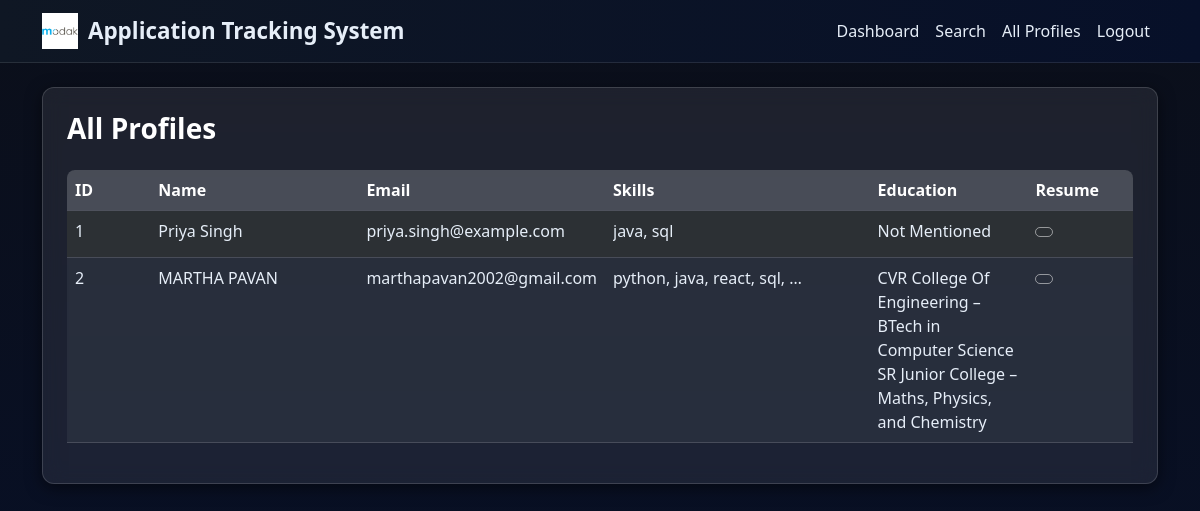
/results (signed in), run on an earlier commit of the app's database.
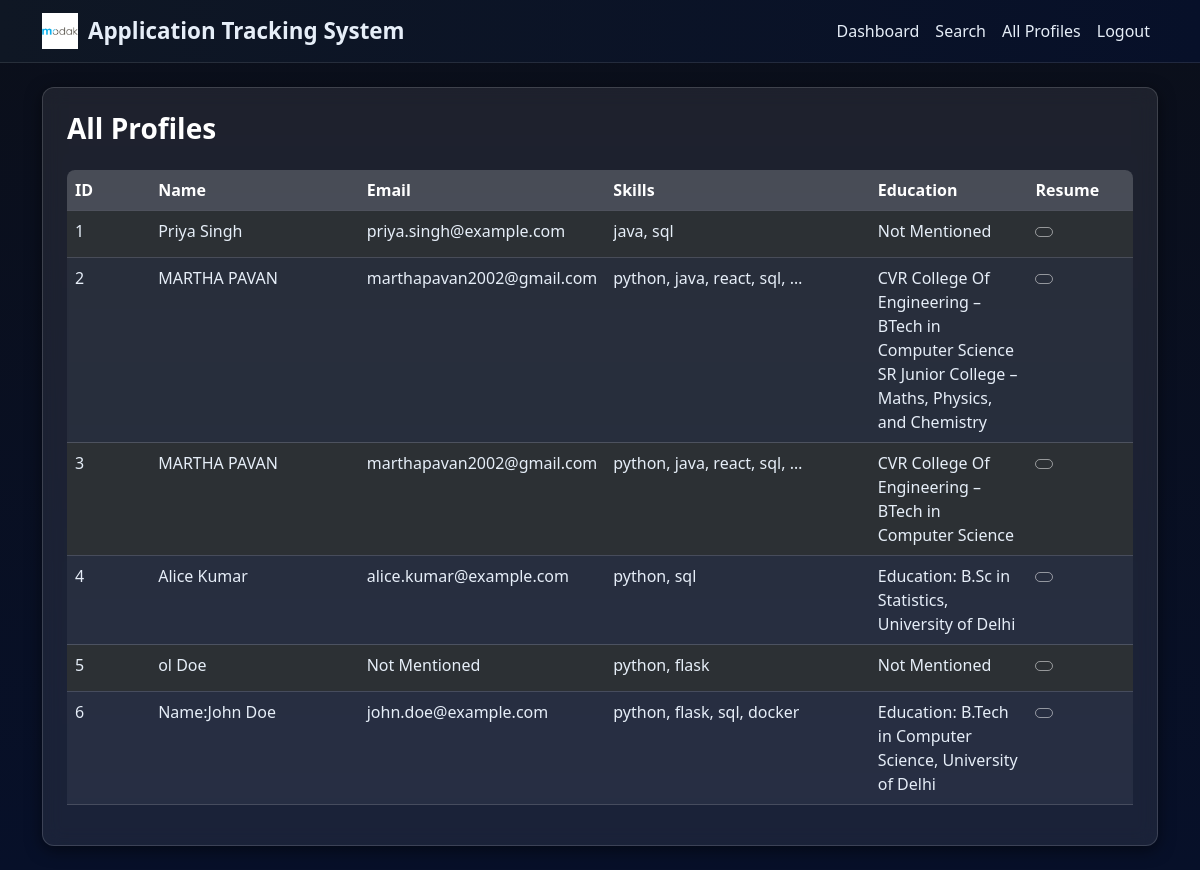
And on a later commit of the database.
### models.py (models this page shows, shortened)
class Resume(db.Model):
    id = db.Column(db.Integer, primary_key=True)
    name = db.Column(db.String(200))
    email = db.Column(db.String(200))
    education = db.Column(db.Text)
    skills = db.Column(db.Text)
    experience = db.Column(db.Text)
    resume_file = db.Column(db.String(300))
    raw_text = db.Column(db.Text)

### app.py (the view)
@app.route('/results')
@login_required
def results_page():
    candidates = Resume.query.all()
    return render_template('results.html', candidates=candidates)

### app.py (called while the page is built)
@login_manager.user_loader
def load_user(user_id):
    return User.query.get(int(user_id))

### templates/results.html (shortened to what this page needs)
{% extends 'base.html' %}
{% block content %}
<div class="row">
  <div class="col-12">
    <div class="card shadow-lg">
      <div class="card-body p-4">
        <h3 class="card-title mb-4">
           All Profiles
        </h3>
        <div class="table-responsive">
          <table class="table table-dark table-striped table-hover">
            <thead class="table-dark">
              <tr>
                <th scope="col" style="width: 8%;">ID</th>
                <th scope="col" style="width: 20%;">Name</th>
                <th scope="col" style="width: 22%;">Email</th>
                <th scope="col" style="width: 25%;">Skills</th>
                <th scope="col" style="width: 15%;">Education</th>
                <th scope="col" style="width: 10%;">Resume</th>
              </tr>
            </thead>
            <tbody>
              {% for c in candidates %}
              <tr>
                <td>{{ c.id }}</td>
                <td>{{ c.name or 'Not Mentioned' }}</td>
                <td>{{ c.email or 'Not Mentioned' }}</td>
                <td>
                  <span class="text-truncate d-inline-block" style="max-width: 200px;">
                    {{ c.skills or 'Not Mentioned' }}
                  </span>
                </td>
                <td>{{ c.education or 'Not Mentioned' }}</td>
                <td>
                  <a class="btn btn-sm btn-outline-light" href="/static/uploads/{{ c.resume_file }}"
                    title="Download {{ c.name or 'Resume' }}">
                  </a>
                </td>
              </tr>
              {% endfor %}
            </tbody>
          </table>
        </div>
      </div>
    </div>
  </div>
</div>
{% endblock %}

### templates/base.html (shortened to what this page needs)
<!DOCTYPE html>
<html lang="en">
<head>
  <link href="https://cdn.jsdelivr.net/npm/bootstrap@5.3.2/dist/css/bootstrap.min.css" rel="stylesheet" />
  <link href="{{ url_for('static', filename='css/styles.css') }}" rel="stylesheet" />
</head>
<body class="bg-dark text-light">
  <nav class="navbar navbar-expand-lg" style="background: linear-gradient(90deg,#0f1724,#071029);">
    <div class="container">
      <a class="navbar-brand d-flex align-items-center" href="/">
        <img alt="Modak" src="{{ url_for('static', filename='img/modak_logo.png') }}"
          style="height:36px; margin-right:10px;" />
        Application Tracking System
      </a>
      <div class="collapse navbar-collapse" id="navMenu">
        <ul class="navbar-nav ms-auto">
          {% if current_user.is_authenticated %}
          <li class="nav-item">
            <a class="nav-link text-light" href="/dashboard">Dashboard</a>
          </li>
          <li class="nav-item">
            <a class="nav-link text-light" href="/search">Search</a>
          </li>
          <li class="nav-item">
            <a class="nav-link text-light" href="/results">All Profiles</a>
          </li>
          <li class="nav-item">
            <a class="nav-link text-light" href="/logout">Logout</a>
          </li>
          {% endif %}
        </ul>
      </div>
    </div>
  </nav>
  <div class="container py-4">
    {% block content %}{% endblock %}
  </div>
</body>
</html>

### static/css/styles.css (style rules this page uses)
body { background: linear-gradient(180deg, #0b0f1a, #071029) !important; color: #e6eef8 !important; font-family: 'Segoe UI', Roboto, Arial, sans-serif; min-height: 100vh; }
.container { position: relative; }
.card { border-radius: 12px !important; background: rgba(255, 255, 255, 0.08) !important; border: 1px solid rgba(255, 255, 255, 0.15) !important; box-shadow: 0 4px 16px rgba(0, 0, 0, 0.5) !important; backdrop-filter: blur(10px); }
.btn-outline-light { border-color: rgba(255, 255, 255, 0.5) !important; color: #e6eef8 !important; background: transparent !important; border-radius: 8px !important; transition: all 0.3s ease; }
.btn-sm { border-radius: 6px !important; }
.navbar { background: linear-gradient(90deg, #0f1724, #071029) !important; backdrop-filter: blur(10px); border-bottom: 1px solid rgba(255, 255, 255, 0.1); }
.navbar-brand { color: #e6eef8 !important; font-weight: bold; font-size: 1.4rem; }
.nav-link { color: rgba(230, 238, 248, 0.8) !important; transition: color 0.3s ease; }
.navbar-brand img { height: 36px; margin-right: 10px; }
.table-dark { background: rgba(255, 255, 255, 0.05) !important; color: #e6eef8 !important; }
.table-dark th, .table-dark td { border-color: rgba(255, 255, 255, 0.15) !important; background: transparent !important; color: #e6eef8 !important; }
.table-dark thead th { background: rgba(255, 255, 255, 0.1) !important; color: #fff !important; font-weight: 600; }
.table-striped>tbody>tr:nth-of-type(odd)>td { background: rgba(255, 255, 255, 0.03) !important; }
.text-light { color: #e6eef8 !important; }
a { color: #ff4d4d; transition: color 0.3s ease; }
.table-responsive { border-radius: 8px; overflow: hidden; }
.card h3 { color: #fff !important; font-weight: 600; margin-bottom: 1rem; }
.card h1, .card h2, .card h3, .card h4, .card h5, .card h6 { color: #fff !important; font-weight: 600; }
.card * { color: inherit; }
.card h3 { color: #fff !important; }

What changed in the data, as far as the page shows it:
added Resume: id "3", name "MARTHA PAVAN", email "marthapavan2002@gmail.com", skills "python, java, react, sql,…", education "CVR College Of Engineering – BTech in Computer Science"
added Resume: id "4", name "Alice Kumar", email "alice.kumar@example.com", skills "python, sql", education "Education: B.Sc in Statistics, University of Delhi"
added Resume: id "5", name "ol Doe", email "Not Mentioned", skills "python, flask", education "Not Mentioned"
added Resume: id "6", name "Name:John Doe", email "john.doe@example.com", skills "python, flask, sql, docker", education "Education: B.Tech in Computer Science, University of Delhi"
